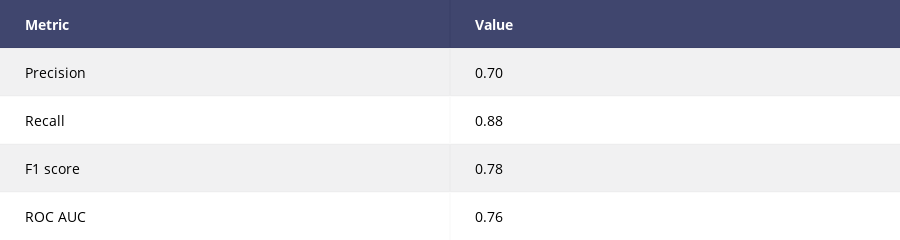

Source (notebook cell):
### Code cell
table = table_classification_report(y_true=y_test, y_pred=y_pred)

py.iplot(table, filename='fatigue/clf_report')

### Figure 1 — Plotly figure (JSON) as saved in the notebook; plotly's stock layout.template omitted (floating-point values rounded to 4 significant figures)
{"data": [{"colorscale": [[0, "#00083e"], [0.5, "#ededee"], [1, "#ffffff"]], "hoverinfo": "none", "opacity": 0.75, "showscale": false, "type": "heatmap", "z": [[0, 0], [0.5, 0.5], [1, 1], [0.5, 0.5], [1, 1]]}], "layout": {"annotations": [{"align": "left", "font": {"color": "#ffffff"}, "showarrow": false, "text": "<b>Metric</b>", "x": -0.45, "xanchor": "left", "xref": "x1", "y": 0, "yref": "y1"}, {"align": "left", "font": {"color": "#ffffff"}, "showarrow": false, "text": "<b>Value</b>", "x": 0.55, "xanchor": "left", "xref": "x1", "y": 0, "yref": "y1"}, {"align": "left", "font": {"color": "#000000"}, "showarrow": false, "text": "Precision", "x": -0.45, "xanchor": "left", "xref": "x1", "y": 1, "yref": "y1"}, {"align": "left", "font": {"color": "#000000"}, "showarrow": false, "text": "0.70", "x": 0.55, "xanchor": "left", "xref": "x1", "y": 1, "yref": "y1"}, {"align": "left", "font": {"color": "#000000"}, "showarrow": false, "text": "Recall", "x": -0.45, "xanchor": "left", "xref": "x1", "y": 2, "yref": "y1"}, {"align": "left", "font": {"color": "#000000"}, "showarrow": false, "text": "0.88", "x": 0.55, "xanchor": "left", "xref": "x1", "y": 2, "yref": "y1"}, {"align": "left", "font": {"color": "#000000"}, "showarrow": false, "text": "F1 score", "x": -0.45, "xanchor": "left", "xref": "x1", "y": 3, "yref": "y1"}, {"align": "left", "font": {"color": "#000000"}, "showarrow": false, "text": "0.78", "x": 0.55, "xanchor": "left", "xref": "x1", "y": 3, "yref": "y1"}, {"align": "left", "font": {"color": "#000000"}, "showarrow": false, "text": "ROC AUC", "x": -0.45, "xanchor": "left", "xref": "x1", "y": 4, "yref": "y1"}, {"align": "left", "font": {"color": "#000000"}, "showarrow": false, "text": "0.76", "x": 0.55, "xanchor": "left", "xref": "x1", "y": 4, "yref": "y1"}], "font": {"size": 14}, "height": 200, "margin": {"b": 0, "l": 0, "r": 0, "t": 0}, "xaxis": {"dtick": 1, "gridwidth": 2, "showticklabels": false, "tick0": -0.5, "ticks": "", "zeroline": false}, "yaxis": {"autorange": "reversed", "dtick": 1, "gridwidth": 2, "showticklabels": false, "tick0": 0.5, "ticks": "", "zeroline": false}}}
